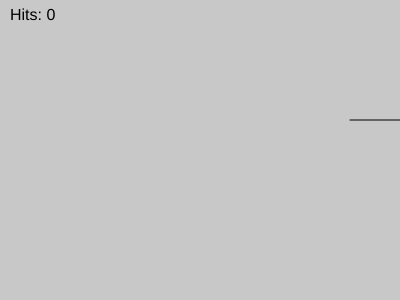
Frame 1 (no input)
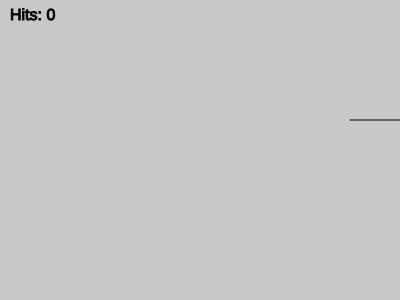
Frame 60 (no input)
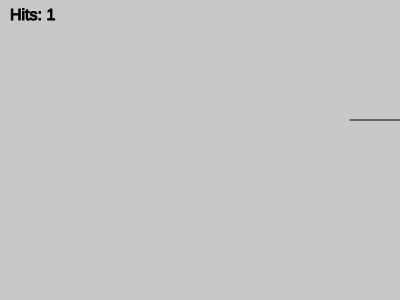
Frame 120 (the mouse pressed at the canvas centre since frame 60)

The p5.js sketch that drew these frames (run headless with seeded random() and noise() and a simulated clock; from frame 60 on, the mouse is pressed at the canvas centre):

// p5.js sketch
// ── sketch.js
class Point {
  constructor(posX, posY, bezierObj, birthFrame = frameCount) {
    this.posX       = posX
    this.posY       = posY
    this.birthFrame = birthFrame
    this.bezier     = {
      x1: bezierObj.x1,
      y1: bezierObj.y1,
      x2: bezierObj.x2,
      y2: bezierObj.y2,
      x3: bezierObj.x3,
      y3: bezierObj.y3,
      x4: bezierObj.x4,
      y4: bezierObj.y4,
    }
  }
}

let pointStore = []

function setup() {
  angleMode(DEGREES)
  createCanvas(400, 300);
  frameRate(30);
}

let hits = 0;

function draw() {
  noFill();  
  background(200);
  
  // Remove point from store after set frame time
  const pointLifeSpan = 23
  pointStore.forEach((pointInstance, index) => {
    if ((pointInstance.birthFrame + pointLifeSpan) < frameCount) {
      pointStore.splice(index, 1)
    }
    push();
    noStroke();
    bezier(
      pointInstance.bezier.x1,
      pointInstance.bezier.y1,
      pointInstance.bezier.x2,
      pointInstance.bezier.y2,
      pointInstance.bezier.x3,
      pointInstance.bezier.y3,
      pointInstance.bezier.x4,
      pointInstance.bezier.y4
    );
    pop();
    let t = map(sin(271 - (frameCount - pointInstance.birthFrame) * 7), -1, 1, 0, 1);
    console.log("val", sin(270 - (frameCount - pointInstance.birthFrame) * 0.1))
    console.log("t: ", t)
    let x = bezierPoint(
      pointInstance.bezier.x1,
      pointInstance.bezier.x2,
      pointInstance.bezier.x3,
      pointInstance.bezier.x4,
      t
    )

    let y = bezierPoint(
      pointInstance.bezier.y1,
      pointInstance.bezier.y2,
      pointInstance.bezier.y3,
      pointInstance.bezier.y4,
      t
    )
    fill(random, random, random);
    circle(x, y, 15)

    // Hit detection
    if (x > 350 && x < 400 && y > 100 && y < 120) {
      hits++;
    }

  })
  // Draw hit counter
  fill(0);
  textSize(16);
  textAlign(LEFT);
  text("Hits: " + hits, 10, 20);


  // Draw basket
  stroke(0);
  line(350, 120, 400, 120);
}

function mousePressed() {
  // Bezier points for flight trajectory
  let bezierObj = {
    x1: mouseX,
    x2: mouseX + 130,
    x3: mouseX + 150,
    x4: mouseX + 200,
    y1: mouseY,
    y2: mouseY - 200,
    y3: mouseY - 180,
    y4: mouseY
  }
  if (pointStore.length == 0){
    pointStore.push(new Point(mouseX, mouseY, bezierObj));  
  }
}
